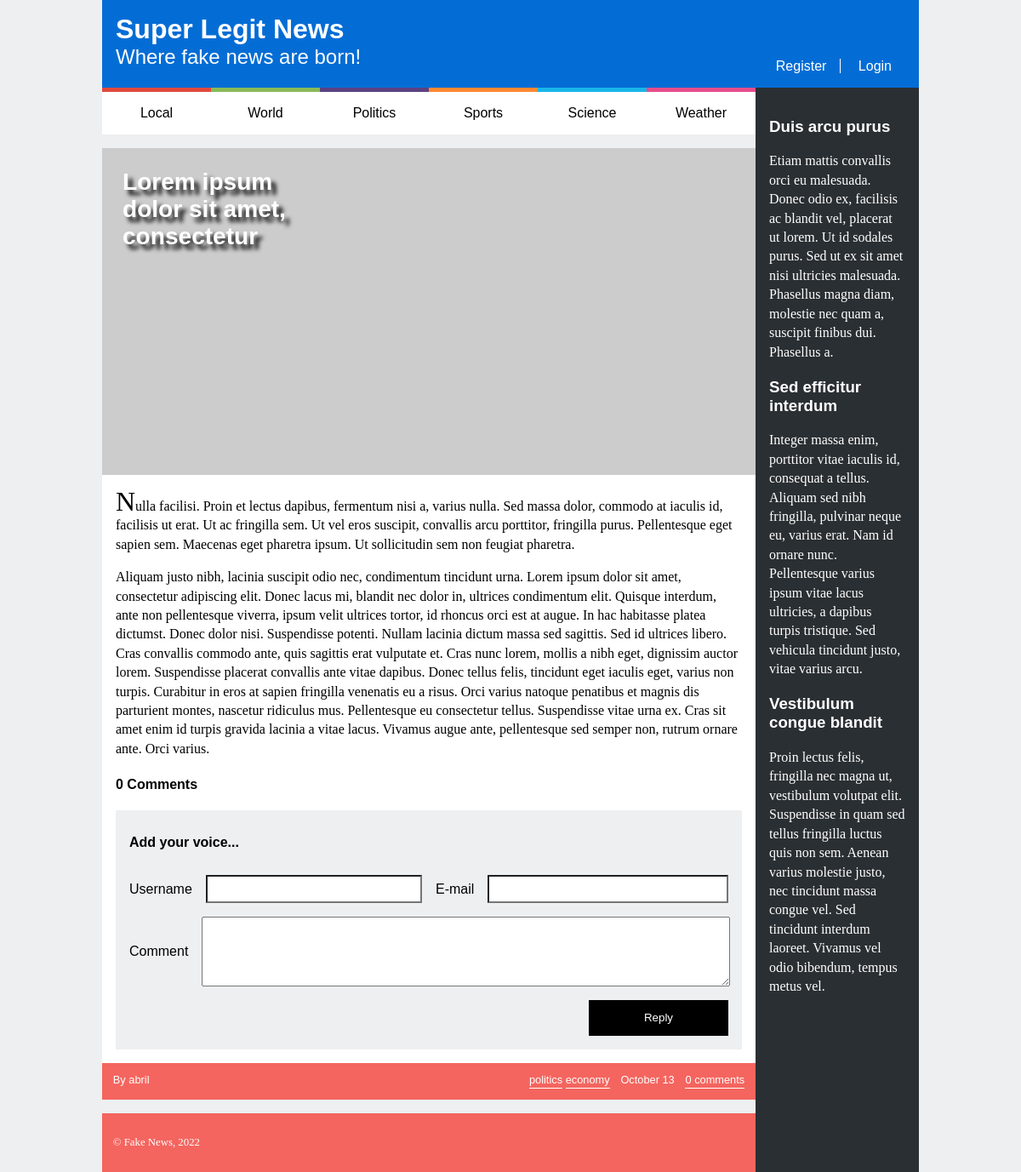
Screenshot of /article.php?id=1 with the database file from the repository.
### tables this page shows
CREATE TABLE news (
  id INTEGER PRIMARY KEY,            -- article id
  title VARCHAR,                     -- title of the article
  published INTEGER,                 -- date when the article was published in epoch format
  tags VARCHAR,                      -- comma separated tags
  username VARCHAR REFERENCES users, -- user that wrote the article
  introduction VARCHAR,              -- a introductory paragraph
  fulltext VARCHAR                   -- the rest of the text
);

### database/news.php (called while the page is built, shortened)
<?php
    function getAllNews($db){
        $article = $db->prepare('SELECT news.*, users.*, COUNT(comments.id) AS comments
        FROM news JOIN
            users USING (username) LEFT JOIN
            comments ON comments.news_id = news.id
        GROUP BY news.id, users.username
        ORDER BY published DESC');
        $article->execute();
        return $article->fetchAll();
    }
?>

### article.php (the view, shortened to what this page needs)
<?php
    require_once('database/connection.php');
    require_once('database/news.php');
    require_once('templates/common.php');
    $db = getDatabaseConnection();
    $articles = getAllNews($db);
    outputHeader();
?>
  <section id="news">
    <article>
      <?php
      $id = $_GET['id'];
      for($i = 0; $i < count($articles); $i++) {
        if($articles[$i]['id'] == $id) {
          $article = $articles[$i];
          break;
        }
      }
      $date = date('F j', $article['published']);
      $tags = explode(',', $article['tags']);
      ?>
      <header>
        <h1><a href="article.php?id=<?= $id ?>"><?= $article['title'] ?></a></h1>
      </header>
      <img src="https://picsum.photos/600/300?<?= $id ?>" alt="">
      <p><?= $article['introduction'] ?></p>
      <p><?= $article['fulltext'] ?></p>
      <section id="comments">
        <h1><?= $article['comments'] ?> Comments</h1>
        <form>
          <h2>Add your voice...</h2>
          <label>Username
            <input type="text" name="username">
          </label>
          <label>E-mail
            <input type="email" name="email">
          </label>
          <label>Comment
            <textarea name="comment"></textarea>
          </label>
          <button formaction="#" formmethod="post">Reply</button>
        </form>
      </section>
      <footer>
        <span class="author"><?= $article['username'] ?></span>
        <span class="tags"><a href="index.php"><?= $tags[0] ?></a> <a href="index.php"><?= $tags[1] ?></a></span>
        <span class="date"><?= $date ?></span>
        <a class="comments" href="article.php?id=<?= $id ?>#comments"><?= $article['comments'] ?></a>
      </footer>
    </article>
<?php
    outputFooter();
?>

### templates/common.php (shortened to what this page needs)
<?php
    function outputHeader(){
?>
        <!DOCTYPE html>
        <html lang="en-US">
        <head>
        <link href="css/style.css" rel="stylesheet">
        <link href="css/layout.css" rel="stylesheet">
        <link href="css/responsive.css" rel="stylesheet">
        <link href="css/comments.css" rel="stylesheet">
        <link href="css/forms.css" rel="stylesheet">
        </head>
        <body>
        <header>
            <h1><a href="index.php">Super Legit News</a></h1>
            <h2><a href="index.php">Where fake news are born!</a></h2>
            <div id="signup">
                <?php if(isset($_SESSION['username'])){ ?>
                        <a href="action_logout.php">Logout</a>
                <?php } else { ?>
                <a href="register.php">Register</a>
                <a href="login.php">Login</a>
                <?php } ?>
            </div>
        </header>
        <nav id="menu">
            <ul>
            <li><a href="index.php">Local</a></li>
            <li><a href="index.php">World</a></li>
            <li><a href="index.php">Politics</a></li>
            <li><a href="index.php">Sports</a></li>
            <li><a href="index.php">Science</a></li>
            <li><a href="index.php">Weather</a></li>
            </ul>
        </nav>
        <aside id="related">
            <article>
            <h1><a href="#">Duis arcu purus</a></h1>
            <p>Etiam mattis convallis orci eu malesuada. Donec odio ex, facilisis ac blandit vel, placerat ut lorem. Ut id sodales purus. Sed ut ex sit amet nisi ultricies malesuada. Phasellus magna diam, molestie nec quam a, suscipit finibus dui. Phasellus a.</p>
            </article>
            <article>
            <h1><a href="#">Sed efficitur interdum</a></h1>
            <p>Integer massa enim, porttitor vitae iaculis id, consequat a tellus. Aliquam sed nibh fringilla, pulvinar neque eu, varius erat. Nam id ornare nunc. Pellentesque varius ipsum vitae lacus ultricies, a dapibus turpis tristique. Sed vehicula tincidunt justo, vitae varius arcu.</p>
            </article>
            <article>
            <h1><a href="#">Vestibulum congue blandit</a></h1>
            <p>Proin lectus felis, fringilla nec magna ut, vestibulum volutpat elit. Suspendisse in quam sed tellus fringilla luctus quis non sem. Aenean varius molestie justo, nec tincidunt massa congue vel. Sed tincidunt interdum laoreet. Vivamus vel odio bibendum, tempus metus vel.</p>
            </article>
        </aside>
<?php } ?>
<?php
    function outputFooter(){ ?>
                <footer>
                  <p>&copy; Fake News, 2022</p>
                </footer>
            </body>
        </html>
<?php } ?>

### css/style.css (style rules this page uses)
body > header { background-color: #046dd5; color: white; padding: 1em; }
body > header h1, body > header h2 { margin: 0; }
body > header a { color: white; text-decoration: none; }
body > header #signup a:first-child { border-right: 1px solid white; }
body > header #signup { margin-top: 1em; }
body > header #signup a { padding: 0 1em; }
body > header #signup a:first-child { padding-left: 0; }
#menu ul { margin: 0; padding: 0; }
#menu li { background-color: white; text-align: center; list-style-type: none; padding: 1em 0; }
#menu li a { color: black; text-decoration: none; }
#news header { max-width: 10em; padding: 1em; position: absolute; }
#news header h1 { margin: 0; text-shadow: .2em .2em .2em black; }
#news header a { color: white; text-decoration: none; }
#news img { width: 100%; }
#news > article { background-color: white; margin: 1em 0; }
#news > article > p { padding: 0 1em; }
#news > article > p:first-of-type:first-letter { font-size: 2em; }
#news footer { color: white; background-color: #f4655f; padding: 1em; }
#news footer a { color: white; text-decoration: none; border-bottom: 1px solid white; padding-bottom: 2px; }
#news footer .tags { margin-right: 1em; }
#news footer .comments { margin-left: 1em; }
#news footer .comments:after { content: ' comments'; }
#news footer .author:before { content: "By "; }
#related { background-color: #2a2f33; padding: 1em; }
#related h1 a { color: white; text-decoration: none; }
#related p { color: white; }
body { font-family: "Poppins", sans-serif; }
p { font-family: "Lora", serif; line-height: 1.4em; }
body > header h2 { font-weight: normal; }
#news header { font-size: 1.5em; }
#news footer { font-size: 0.8em; }
#menu li:nth-child(1) { border-top: 5px solid #e1493e; }
#menu li:nth-child(2) { border-top: 5px solid #8aba56; }
#menu li:nth-child(3) { border-top: 5px solid #5b4282; }
#menu li:nth-child(4) { border-top: 5px solid #ff8932; }
#menu li:nth-child(5) { border-top: 5px solid #19b6e9; }
#menu li:nth-child(6) { border-top: 5px solid #e84c8b; }

### css/layout.css (style rules this page uses)
body { background-color: #edeff0; margin: 0 auto; width: 60em; display: grid; grid-template-columns: [start] 4fr [middle] 1fr [end]; grid-template-rows: [start] auto [nav] auto [news] 1fr [footer] auto [end]; }
body > header { grid-column: start / end; }
#menu { grid-column: start; }
aside { grid-column: middle; grid-row: nav / end; }
#news { grid-column: start; }
body > header { display: grid; grid-template-columns: 1fr auto; grid-template-rows: auto auto; }
body > header h1 { grid-column: 1; grid-row: 1; }
body > header h2 { grid-column: 1; grid-row: 2; }
body > header #signup { grid-column: 2; grid-row: 2; }
#menu ul { display: flex; flex-direction: row; }
#menu li { display: block; flex: 1; }
#news footer { display: flex; }
#news footer .author { flex-grow: 1; }

### css/comments.css (style rules this page uses)
#comments { margin: 1em; }
#comments form { display: grid; padding: 1em; gap: 1em; grid-template-columns: 1fr 1fr 1fr 1fr; background-color: #edeff0; }
#comments form h2 { font-size: 1em; grid-column-end: span 4; }
#comments form input { background-color: white; height: 2em; }
#comments form textarea { display: block; width: 100%; margin: 0 auto; padding: 0; height: 6em; }
#comments form label { display: grid; grid-template-columns: auto 1fr; grid-column-end: span 2; gap: 1em; align-items: center; }
#comments form label:last-of-type { grid-column-end: span 4; grid-template-columns: auto 1fr; }
#comments form button { width: auto; grid-column-start: 4; background-color: black; color: white; border: none; padding: 1em; }

### rows the page displays
news: title "Lorem ipsum dolor sit amet, consectetur", introduction "Nulla facilisi. Proin et lectus dapibus, fermentum nisi a, varius nulla. Sed massa dolor, commodo at iaculis id, facilisis ut erat. Ut ac fringilla sem. Ut vel eros suscipit, convallis arcu porttitor, fringilla purus. Pellentesque eget sapien sem. Maecenas eget pharetra ipsum. Ut sollicitudin sem non feugiat pharetra.", fulltext "Aliquam justo nibh, lacinia suscipit odio nec, condimentum tincidunt urna. Lorem ipsum dolor sit amet, consectetur adipiscing elit. Donec lacus mi, blandit nec dolor in, ultrices condimentum elit. Quisque interdum, ante non pellentesque viverra, ipsum velit ultrices tortor, id rhoncus orci est at augue. In hac habitasse platea dictumst. Donec dolor nisi. Suspendisse potenti. Nullam lacinia dictum massa sed sagittis. Sed id ultrices libero. Cras convallis commodo ante, quis sagittis erat vulputate et. Cras nunc lorem, mollis a nibh eget, dignissim auctor lorem. Suspendisse placerat convallis ante vitae dapibus. Donec tellus felis, tincidunt eget iaculis eget, varius non turpis. Curabitur in…", tags "politics", tags "economy", published "October 13"

### other values shown
$article['comments'] "0"
$article['username'] "abril"
